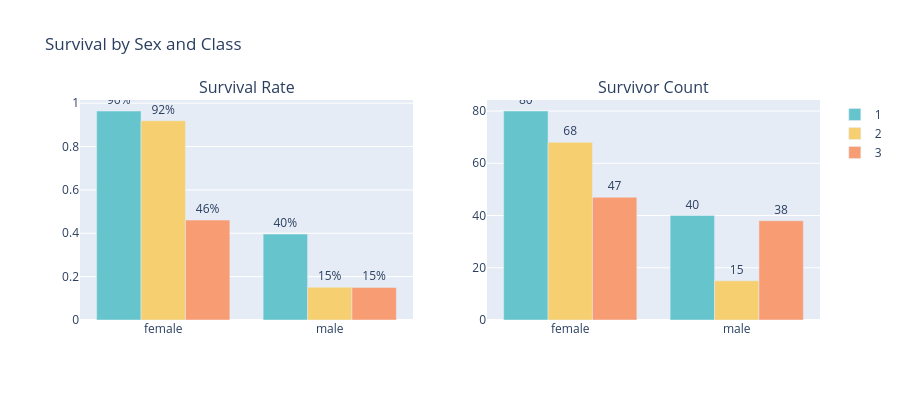

Notebook code cell kept with this figure:
### Markdown cell above
#### Does class and gender influence survival chances?

### Code cell
def survival_bars(data, x, hue, title, width=900, height=400):
    """Side-by-side subplots: mean survival rate + survivor count."""
    fig = sp.make_subplots(rows=1, cols=2, subplot_titles=["Survival Rate", "Survivor Count"])
    rate = data.group_by([x, hue]).agg(pl.col("Survived").mean().alias("rate")).sort([x, hue])
    count = data.group_by([x, hue]).agg(pl.col("Survived").sum().alias("count")).sort([x, hue])
    for i, hv in enumerate(sorted(data[hue].unique().to_list())):
        r = rate.filter(pl.col(hue) == hv)
        c = count.filter(pl.col(hue) == hv)
        fig.add_trace(go.Bar(
            x=r[x].cast(pl.String).to_list(), y=r["rate"].to_list(),
            name=str(hv), marker_color=PASTEL[i], showlegend=True,
            text=[f"{v:.0%}" for v in r["rate"].to_list()], textposition="outside",
        ), row=1, col=1)
        fig.add_trace(go.Bar(
            x=c[x].cast(pl.String).to_list(), y=c["count"].to_list(),
            name=str(hv), marker_color=PASTEL[i], showlegend=False,
            text=c["count"].to_list(), textposition="outside",
        ), row=1, col=2)
    fig.update_layout(title=title, barmode="group", height=height, width=width)
    return fig

survival_bars(df, x="Sex", hue="Pclass", title="Survival by Sex and Class").show()

### Figure 1 — Plotly figure (JSON) as saved in the notebook; plotly's stock layout.template omitted (floating-point values rounded to 4 significant figures)
{"data": [{"marker": {"color": "rgb(102, 197, 204)"}, "name": "1", "showlegend": true, "text": ["96%", "40%"], "textposition": "outside", "type": "bar", "x": ["female", "male"], "xaxis": "x", "y": [0.9639, 0.396], "yaxis": "y"}, {"marker": {"color": "rgb(102, 197, 204)"}, "name": "1", "showlegend": false, "text": ["80", "40"], "textposition": "outside", "type": "bar", "x": ["female", "male"], "xaxis": "x2", "y": [80, 40], "yaxis": "y2"}, {"marker": {"color": "rgb(246, 207, 113)"}, "name": "2", "showlegend": true, "text": ["92%", "15%"], "textposition": "outside", "type": "bar", "x": ["female", "male"], "xaxis": "x", "y": [0.9189, 0.1515], "yaxis": "y"}, {"marker": {"color": "rgb(246, 207, 113)"}, "name": "2", "showlegend": false, "text": ["68", "15"], "textposition": "outside", "type": "bar", "x": ["female", "male"], "xaxis": "x2", "y": [68, 15], "yaxis": "y2"}, {"marker": {"color": "rgb(248, 156, 116)"}, "name": "3", "showlegend": true, "text": ["46%", "15%"], "textposition": "outside", "type": "bar", "x": ["female", "male"], "xaxis": "x", "y": [0.4608, 0.1502], "yaxis": "y"}, {"marker": {"color": "rgb(248, 156, 116)"}, "name": "3", "showlegend": false, "text": ["47", "38"], "textposition": "outside", "type": "bar", "x": ["female", "male"], "xaxis": "x2", "y": [47, 38], "yaxis": "y2"}], "layout": {"annotations": [{"font": {"size": 16}, "showarrow": false, "text": "Survival Rate", "x": 0.225, "xanchor": "center", "xref": "paper", "y": 1, "yanchor": "bottom", "yref": "paper"}, {"font": {"size": 16}, "showarrow": false, "text": "Survivor Count", "x": 0.775, "xanchor": "center", "xref": "paper", "y": 1, "yanchor": "bottom", "yref": "paper"}], "barmode": "group", "height": 400, "title": {"text": "Survival by Sex and Class"}, "width": 900, "xaxis": {"anchor": "y", "domain": [0, 0.45]}, "xaxis2": {"anchor": "y2", "domain": [0.55, 1]}, "yaxis": {"anchor": "x", "domain": [0, 1]}, "yaxis2": {"anchor": "x2", "domain": [0, 1]}}}
